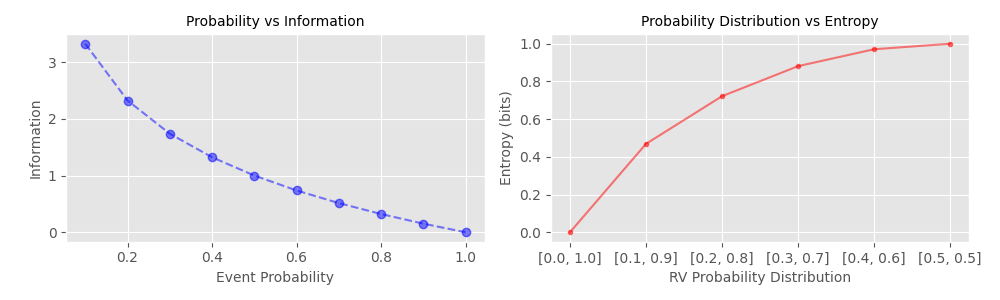

Generate this figure with Python:
from math import log2
from matplotlib import pyplot

# list of probabilities
probs = [0.1, 0.2, 0.3, 0.4, 0.5, 0.6, 0.7, 0.8, 0.9, 1.0]

# calculate information
info = [-log2(p) for p in probs]

# calculate entropy
def entropy(events, ets=1e-15):
    return -sum([p * log2(p + ets) for p in events])

# define probabilities
probs_entropy = [0.0, 0.1, 0.2, 0.3, 0.4, 0.5]

# create probability distribution
dists = [[p, 1.0 - p] for p in probs_entropy]

# calculate entropy for each distribution
ents = [entropy(d) for d in dists]

# calculate cross-entropy
def cross_entropy(p, q, ets=1e-15):
    return -sum([p_i * log2(q_i + ets) for p_i, q_i in zip(p, q)])

pyplot.style.use('ggplot')
# Set font size globally
pyplot.rcParams.update({'font.size': 10})
# create subplots
fig, axs = pyplot.subplots(1, 2, figsize=(10, 3))

# plot probability vs information
axs[0].plot(probs, info, marker='o', linestyle='--',color='blue', alpha=0.5)
axs[0].set_title('Probability vs Information', fontsize=10)
axs[0].set_xlabel('Event Probability', fontsize=10)
axs[0].set_ylabel('Information', fontsize=10)

# plot probability distribution vs entropy
axs[1].plot(probs_entropy, ents, marker='.', linestyle='-',color='red', alpha=0.5)
axs[1].set_title('Probability Distribution vs Entropy', fontsize=10)
axs[1].set_xticks(probs_entropy)
axs[1].set_xticklabels([str(d) for d in dists])
axs[1].set_xlabel('RV Probability Distribution', fontsize=10)
axs[1].set_ylabel('Entropy (bits)', fontsize=10)


# adjust layout
pyplot.tight_layout()
pyplot.savefig('info_entropy.png')
pyplot.show()
